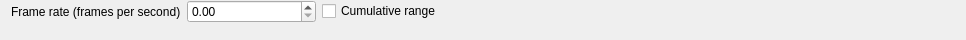
<?xml version="1.0" encoding="UTF-8"?>
<ui version="4.0">
 <class>QgsTemporalMapSettingsWidgetBase</class>
 <widget class="QgsPanelWidget" name="QgsTemporalMapSettingsWidgetBase">
  <property name="geometry">
   <rect>
    <x>0</x>
    <y>0</y>
    <width>966</width>
    <height>40</height>
   </rect>
  </property>
  <property name="windowTitle">
   <string notr="true">Form</string>
  </property>
  <layout class="QVBoxLayout" name="verticalLayout">
   <property name="topMargin">
    <number>0</number>
   </property>
   <property name="bottomMargin">
    <number>0</number>
   </property>
   <item>
    <layout class="QHBoxLayout" name="horizontalLayout" stretch="0,1,0,4">
     <item>
      <widget class="QLabel" name="label">
       <property name="text">
        <string>Frame rate (frames per second)</string>
       </property>
      </widget>
     </item>
     <item>
      <widget class="QgsDoubleSpinBox" name="mFrameSpinBox"/>
     </item>
     <item>
      <widget class="QCheckBox" name="mCumulativeTemporalRange">
       <property name="text">
        <string>Cumulative range</string>
       </property>
      </widget>
     </item>
     <item>
      <spacer name="horizontalSpacer_2">
       <property name="orientation">
        <enum>Qt::Horizontal</enum>
       </property>
       <property name="sizeHint" stdset="0">
        <size>
         <width>40</width>
         <height>20</height>
        </size>
       </property>
      </spacer>
     </item>
    </layout>
   </item>
   <item>
    <spacer name="verticalSpacer">
     <property name="orientation">
      <enum>Qt::Vertical</enum>
     </property>
     <property name="sizeHint" stdset="0">
      <size>
       <width>20</width>
       <height>5</height>
      </size>
     </property>
    </spacer>
   </item>
  </layout>
 </widget>
 <customwidgets>
  <customwidget>
   <class>QgsDoubleSpinBox</class>
   <extends>QDoubleSpinBox</extends>
   <header>qgsdoublespinbox.h</header>
  </customwidget>
  <customwidget>
   <class>QgsPanelWidget</class>
   <extends>QWidget</extends>
   <header>qgspanelwidget.h</header>
   <container>1</container>
  </customwidget>
 </customwidgets>
 <resources/>
 <connections/>
</ui>
